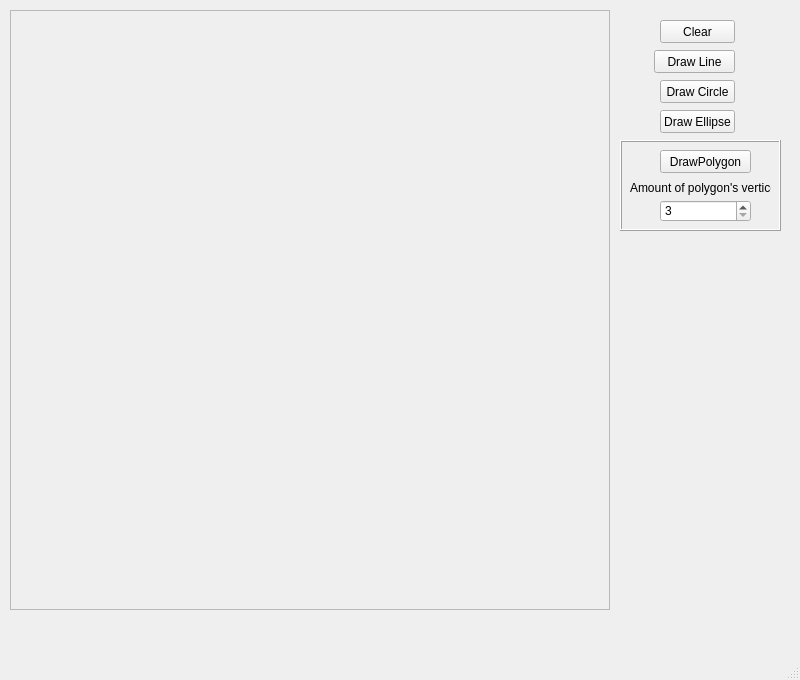
<?xml version="1.0" encoding="UTF-8"?>
<ui version="4.0">
 <class>MainWindow</class>
 <widget class="QMainWindow" name="MainWindow">
  <property name="geometry">
   <rect>
    <x>0</x>
    <y>0</y>
    <width>800</width>
    <height>680</height>
   </rect>
  </property>
  <property name="windowTitle">
   <string>2 - Drawing circles and ellipses - Radosław Mariowski</string>
  </property>
  <widget class="QWidget" name="centralWidget">
   <widget class="QFrame" name="frmCanvas">
    <property name="geometry">
     <rect>
      <x>10</x>
      <y>10</y>
      <width>600</width>
      <height>600</height>
     </rect>
    </property>
    <property name="frameShape">
     <enum>QFrame::StyledPanel</enum>
    </property>
    <property name="frameShadow">
     <enum>QFrame::Raised</enum>
    </property>
   </widget>
   <widget class="QPushButton" name="btnClear">
    <property name="geometry">
     <rect>
      <x>660</x>
      <y>20</y>
      <width>75</width>
      <height>23</height>
     </rect>
    </property>
    <property name="text">
     <string>Clear</string>
    </property>
   </widget>
   <widget class="QPushButton" name="btnCircle">
    <property name="geometry">
     <rect>
      <x>660</x>
      <y>80</y>
      <width>75</width>
      <height>23</height>
     </rect>
    </property>
    <property name="text">
     <string>Draw Circle</string>
    </property>
   </widget>
   <widget class="QPushButton" name="btnEllipse">
    <property name="geometry">
     <rect>
      <x>660</x>
      <y>110</y>
      <width>75</width>
      <height>23</height>
     </rect>
    </property>
    <property name="text">
     <string>Draw Ellipse</string>
    </property>
   </widget>
   <widget class="QPushButton" name="btnLine">
    <property name="geometry">
     <rect>
      <x>654</x>
      <y>50</y>
      <width>81</width>
      <height>23</height>
     </rect>
    </property>
    <property name="text">
     <string>Draw Line</string>
    </property>
   </widget>
   <widget class="QFrame" name="frame">
    <property name="geometry">
     <rect>
      <x>620</x>
      <y>140</y>
      <width>161</width>
      <height>91</height>
     </rect>
    </property>
    <property name="frameShape">
     <enum>QFrame::Box</enum>
    </property>
    <property name="frameShadow">
     <enum>QFrame::Raised</enum>
    </property>
    <property name="lineWidth">
     <number>1</number>
    </property>
    <widget class="QSpinBox" name="spnVertices">
     <property name="geometry">
      <rect>
       <x>40</x>
       <y>60</y>
       <width>91</width>
       <height>22</height>
      </rect>
     </property>
     <property name="minimum">
      <number>3</number>
     </property>
     <property name="maximum">
      <number>360</number>
     </property>
    </widget>
    <widget class="QPushButton" name="btnPolygon">
     <property name="geometry">
      <rect>
       <x>40</x>
       <y>10</y>
       <width>91</width>
       <height>23</height>
      </rect>
     </property>
     <property name="text">
      <string>DrawPolygon</string>
     </property>
    </widget>
    <widget class="QLabel" name="label">
     <property name="geometry">
      <rect>
       <x>10</x>
       <y>40</y>
       <width>141</width>
       <height>16</height>
      </rect>
     </property>
     <property name="text">
      <string>Amount of polygon's vertices:</string>
     </property>
    </widget>
   </widget>
  </widget>
  <widget class="QStatusBar" name="statusBar"/>
 </widget>
 <layoutdefault spacing="6" margin="11"/>
 <resources/>
 <connections/>
</ui>
